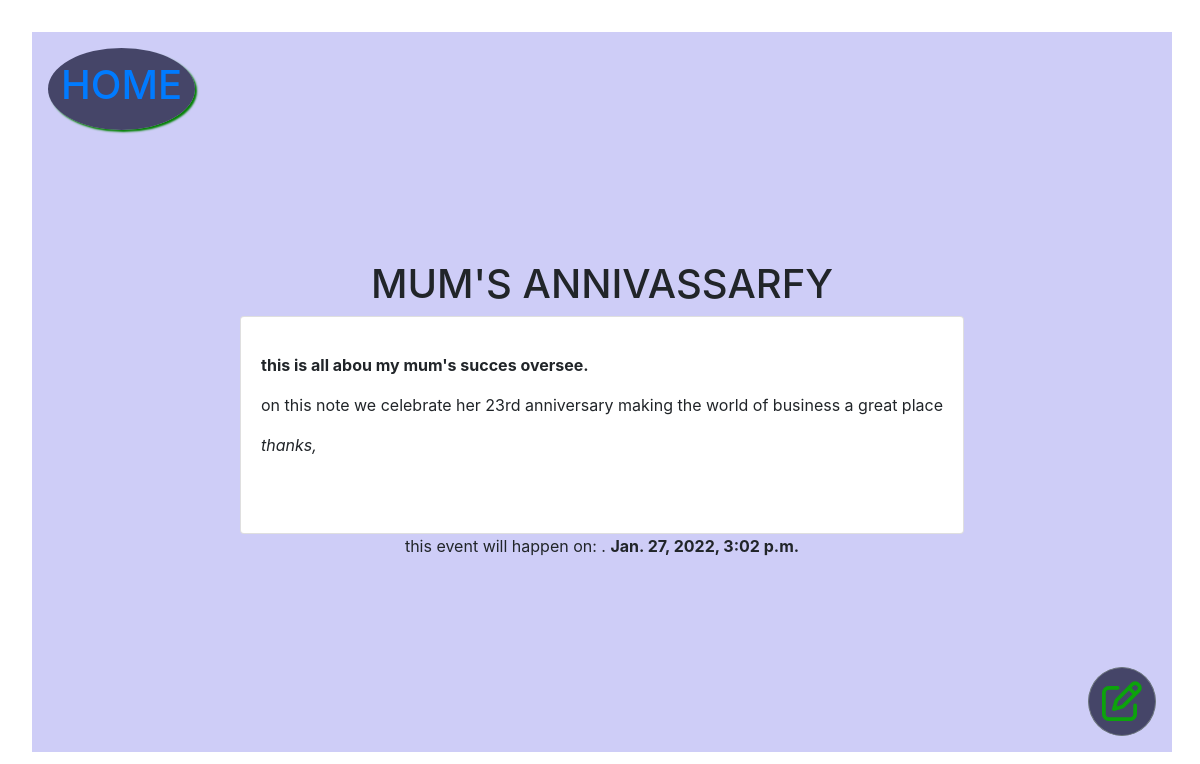
The app's page /todos/details/9 with its own data.
### blog/models.py (models this page shows, shortened)
class Todo(models.Model):
    title = models.CharField(max_length=200)
    body = models.TextField()
    created_at = models.DateTimeField(default=timezone.now, blank=True)
    execution_date= models.DateTimeField()
    class Meta:
    	ordering = ['-execution_date']

### blog/views.py (the view)
# urls.py: path('details/<int:id>', views.details, name='detail'),
def details(request, id):
    todo = get_object_or_404(Todo, pk=id)
    context = { 'todo':todo, }
    return render(request, 'details.html', context)

### blog/templates/details.html (shortened to what this page needs)
{% include 'base/header.html' %}
<div class="row">
    <div class="col-md">
        <h1>{{todo.title|upper}}</h1>
    </div>
</div>
<div class="row card">
    <div class="col-md card-body">
        <p id="body">{%autoescape off%}{{todo.body|linebreaks }}{% endautoescape %}</p>
    </div>
</div>
<div class="row">
    <div class="col-md datetime">
        <span>  this event will happen on:  .</span> <b> {{todo.execution_date}}    </b>
    </div>
</div>
<a class='todos-edit btn btn-outline-secondary add-button' href="{% url 'todos:update' todo.id %}">
    <i class="fa fa-edit" style="font-size: 2.5em;color: rgba(12,163,12,1);" aria-hidden="true"></i>
</a>
{% include 'base/footer.html' %}

### blog/static/blog/css/style.css (style rules this page uses)
.add-button { background-color: rgba(12,12,45,.7);position: absolute;bottom: 1em;right: 1em;border-radius: 50%;padding: 13px }

### records on screen
Todo: title "MUM'S ANNIVASSARFY", body "this is all abou my mum's succes oversee. on this note we celebrate her 23rd anniversary making the world of business a great place thanks,", execution_date "Jan. 27, 2022, 3:02 p.m."
